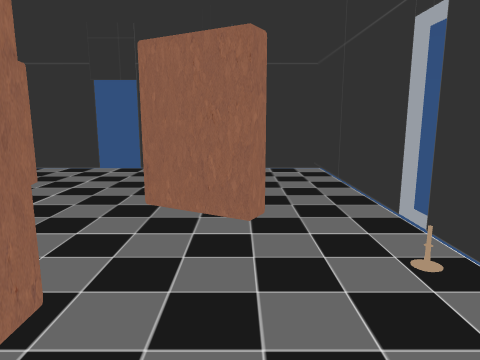
view 1 (above)

12 first-person views from a walk through a scene from a Unity 3-D project. The camera is 1.2 m above the floor, tilts 10° down and sees 70° across. The floor is counted in squares, 1 m on a side. Each view is taken from the middle of a square. On the plan, view 1 faces up. The plan holds only what a view shows up to about 14 squares ahead; the rest is blank. The place goes on beyond the plan. The player is left out. Door leaves are left out, so doorways stand open.

view 2
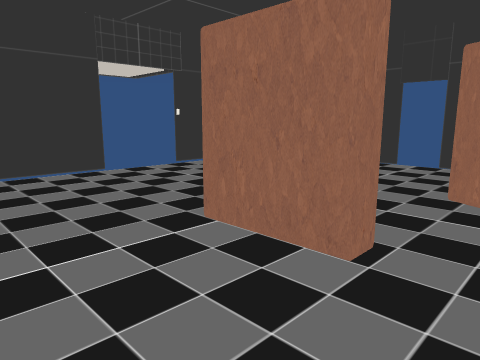

view 3
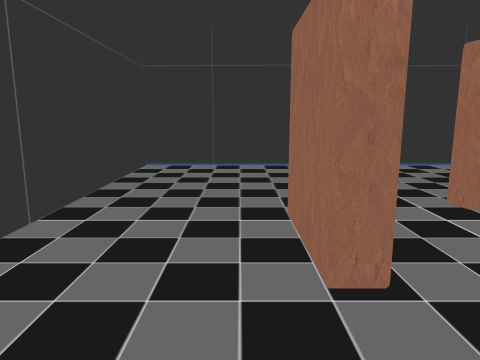

view 4
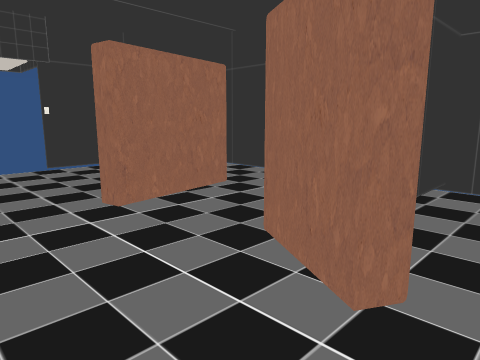

view 5
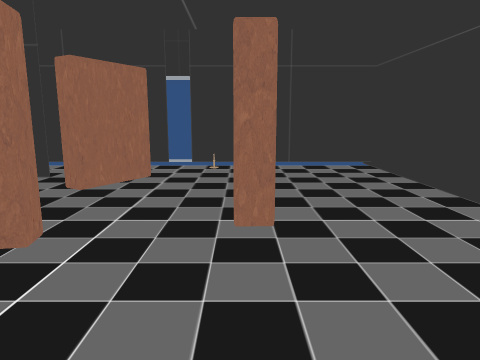

view 6
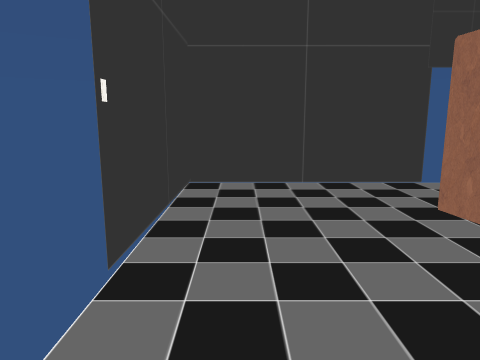

view 7
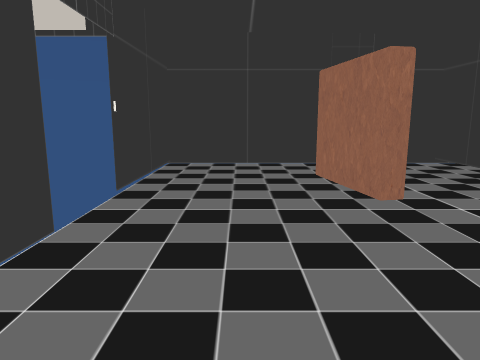

view 8
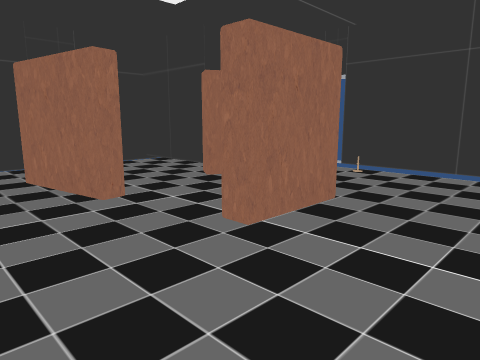

view 9
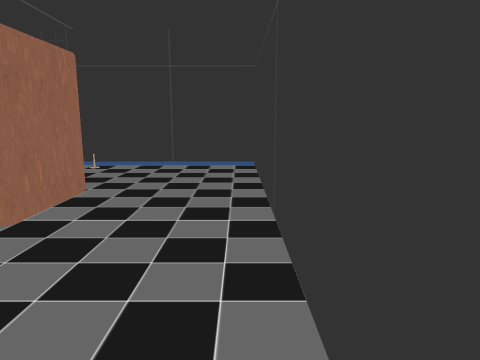

view 10
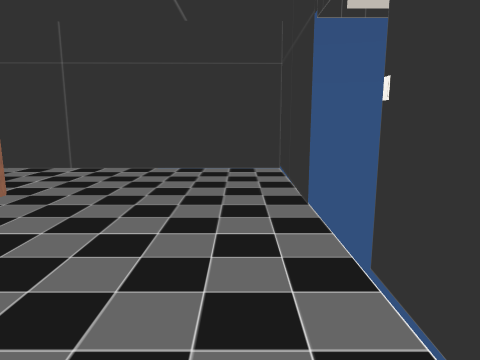

view 11
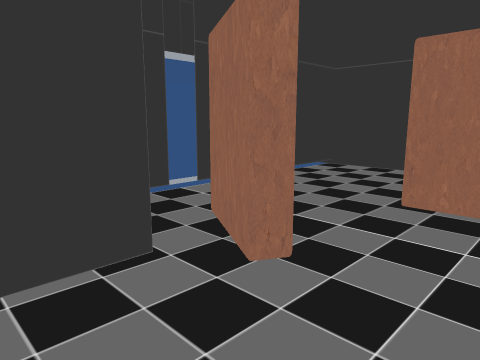

view 12
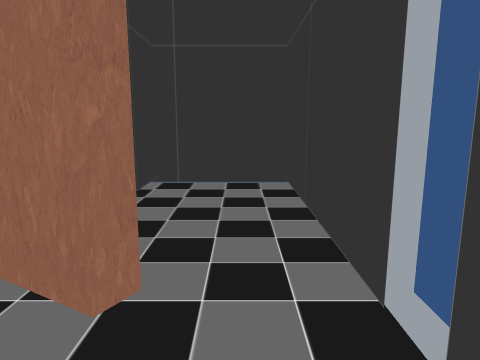

### Floor plan
Key: @ floor where view 1 was taken; # wall or solid block; . floor; D open door; T thing the floor can be seen under or through; O other object.
Columns run from 8 left of view 1 to 2 right of it. Each row starts with its distance up from view 1.
  9 #####D#####
  8 #....D.T..#
  7 #......T..#
  6 #...O..T..#
  5 #...O..O..#
  4 D...O..OO.D
  3 D.........D
  2 #....##...#
  1 #.........#
  0 #.......@.#
 -1 #.........#
 -2 ###########

Positions as (right, up) in squares from view 1, and headings:
1: (0, 0), facing up
2: (0, -1), facing up-left
3: (1, 1), facing left
4: (1, 2), facing up-left
5: (-7, 2), facing right
6: (-7, 2), facing up
7: (-6, -1), facing up
8: (-6, -1), facing up-right
9: (-7, -1), facing right
10: (-7, 7), facing down
11: (-3, 7), facing down-right
12: (1, 2), facing up
